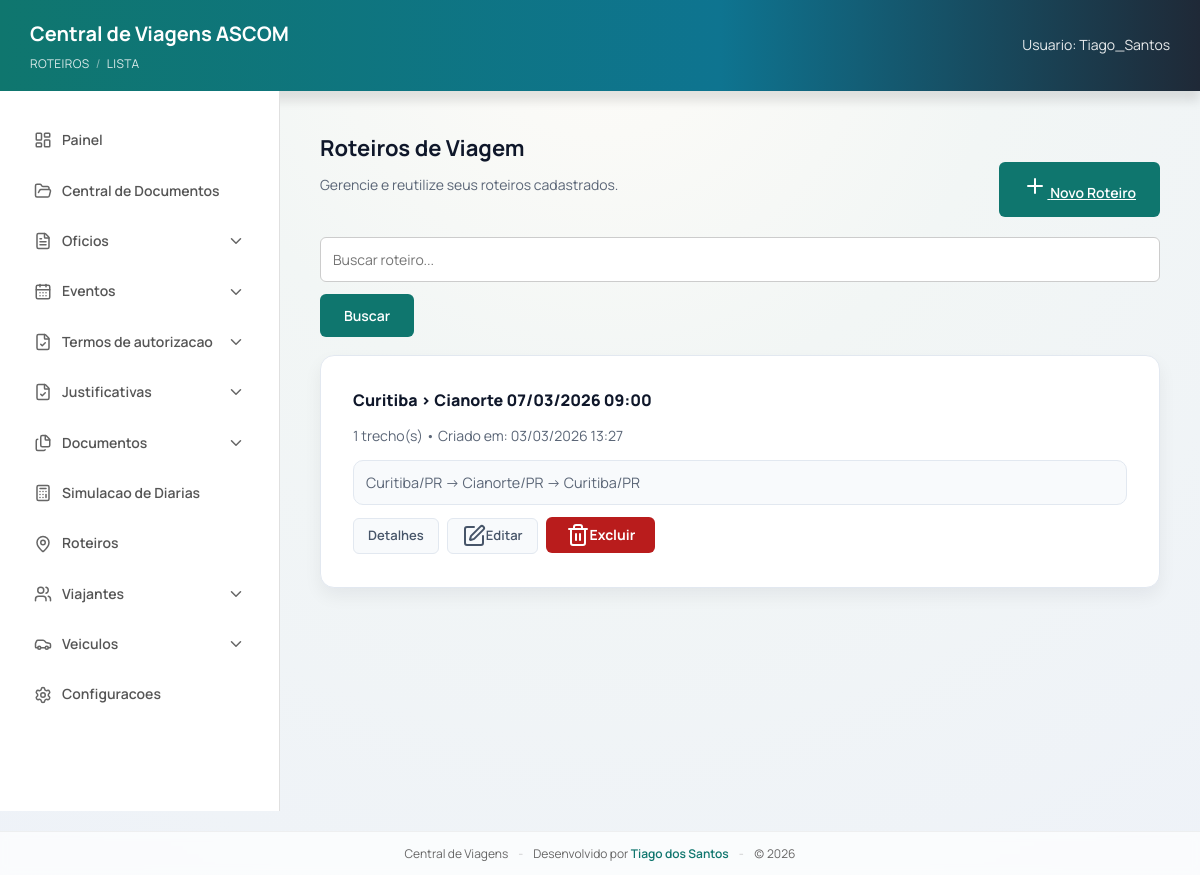
Before: /roteiros/ (signed in) with the older database file.
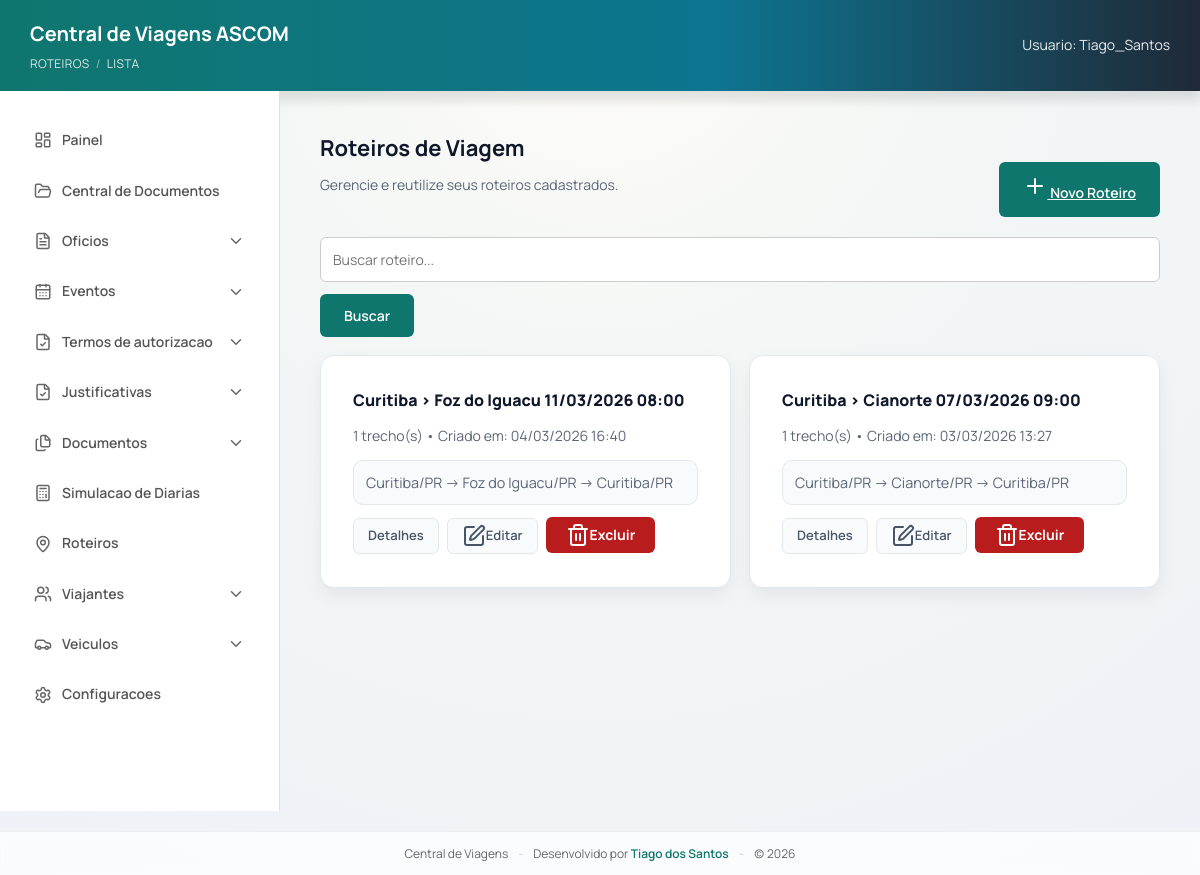
After: the same page with the newer database file.
### viagens/models.py (models this page shows, shortened)
class Roteiro(models.Model):
    class TipoDeslocamentoChoices(models.TextChoices):
        INTERIOR = "INTERIOR", "Interior"
        CAPITAL = "CAPITAL", "Capital"
        OUTRO = "OUTRO", "Outro"
    evento = models.ForeignKey(
        "Evento",
        on_delete=models.SET_NULL,
        null=True,
        blank=True,
        related_name="roteiros",
        verbose_name="Evento",
    )
    nome = models.CharField(max_length=300, blank=True, verbose_name="Nome do Roteiro")
    descricao = models.TextField(blank=True, verbose_name="Descricao")
    estado_sede = models.ForeignKey(
        Estado,
        on_delete=models.SET_NULL,
        null=True,
        blank=True,
        related_name="roteiros_sede_estado",
    )
    cidade_sede = models.ForeignKey(
        Cidade,
        on_delete=models.SET_NULL,
        null=True,
        blank=True,
        related_name="roteiros_sede_cidade",
    )
    uf_origem = models.CharField(max_length=2, default="PR", verbose_name="UF Origem")
    cidade_origem = models.CharField(max_length=100, verbose_name="Cidade Origem")
    uf_destino = models.CharField(max_length=2, default="PR", verbose_name="UF Destino")
    cidade_destino = models.CharField(max_length=100, verbose_name="Cidade Destino")
    retorno_saida_cidade = models.CharField(max_length=120, blank=True, default="")
    retorno_saida_data = models.DateField(null=True, blank=True)
    retorno_saida_hora = models.TimeField(null=True, blank=True)
    retorno_chegada_cidade = models.CharField(max_length=120, blank=True, default="")
    retorno_chegada_data = models.DateField(null=True, blank=True)
    retorno_chegada_hora = models.TimeField(null=True, blank=True)
    tempo_viagem = models.TimeField(
        null=True,
        blank=True,
        help_text="Duracao no formato HH:MM",
    )
    criado_automaticamente = models.BooleanField(
        default=False,
        help_text="True quando o roteiro e clonado automaticamente ao ser alterado no contexto de um oficio.",
    )
    distancia_km = models.DecimalField(
        max_digits=8,
        decimal_places=2,
        null=True,
        blank=True,
        verbose_name="Distancia (km)",
    )
    tipo_deslocamento = models.CharField(
        max_length=10,
        choices=TipoDeslocamentoChoices.choices,
        verbose_name="Tipo de Deslocamento",
    )
    criado_em = models.DateTimeField(auto_now_add=True, verbose_name="Criado em")
    atualizado_em = models.DateTimeField(auto_now=True, verbose_name="Atualizado em")
    ativo = models.BooleanField(default=True, verbose_name="Ativo")
    class Meta:
        ordering = ["-criado_em", "-id"]
        verbose_name = "Roteiro"
        verbose_name_plural = "Roteiros"
    @property
    def created_at(self):
        return self.criado_em
    def get_trechos_preview(self) -> str:
        trechos = list(self.trechos.order_by("ordem"))
        partes: list[str] = []
        if self.cidade_sede_nome and self.uf_origem:
            partes.append(f"{self.cidade_sede_nome}/{self.uf_origem}")
        for trecho in trechos:
            if trecho.destino_cidade_nome and trecho.destino_estado_sigla:
                partes.append(f"{trecho.destino_cidade_nome}/{trecho.destino_estado_sigla}")
        if self.cidade_sede_nome and self.uf_origem and trechos:
            partes.append(f"{self.cidade_sede_nome}/{self.uf_origem}")
        if not partes:
            return "Nenhum trecho definido"
        return " -> ".join(partes)
    @property
    def cidade_sede_obj(self):
        if self.cidade_sede_id:
            return self.cidade_sede
    @property
    def cidade_sede_nome(self) -> str:
        cidade = self.cidade_sede_obj
        return cidade.nome if cidade else (self.cidade_origem or "")

class TrechoRoteiro(models.Model):
    class ModalChoices(models.TextChoices):
        VEICULO_PROPRIO = "veiculo_proprio", "Veiculo Proprio"
        VEICULO_LOCADO = "veiculo_locado", "Veiculo Locado"
        ONIBUS = "onibus", "Onibus"
        AVIAO = "aviao", "Aviao"
        OUTRO = "outro", "Outro"
    roteiro = models.ForeignKey(
        Roteiro,
        on_delete=models.CASCADE,
        related_name="trechos",
        verbose_name="Roteiro",
    )
    ordem = models.PositiveIntegerField(default=1, verbose_name="Ordem")
    origem_estado = models.ForeignKey(
        Estado,
        on_delete=models.SET_NULL,
        null=True,
        blank=True,
        related_name="trechos_roteiro_origem_estado",
    )
    origem_cidade = models.ForeignKey(
        Cidade,
        on_delete=models.SET_NULL,
        null=True,
        blank=True,
        related_name="trechos_roteiro_origem_cidade",
    )
    destino_estado = models.ForeignKey(
        Estado,
        on_delete=models.SET_NULL,
        null=True,
        blank=True,
        related_name="trechos_roteiro_destino_estado",
    )
    destino_cidade = models.ForeignKey(
        Cidade,
        on_delete=models.SET_NULL,
        null=True,
        blank=True,
        related_name="trechos_roteiro_destino_cidade",
    )
    uf_origem = models.CharField(max_length=2, default="PR", verbose_name="UF Origem")
    cidade_origem = models.CharField(max_length=100, verbose_name="Cidade Origem")
    uf_destino = models.CharField(max_length=2, default="PR", verbose_name="UF Destino")
    cidade_destino = models.CharField(max_length=100, verbose_name="Cidade Destino")
    saida_data = models.DateField(null=True, blank=True)
    saida_hora = models.TimeField(null=True, blank=True)
    chegada_data = models.DateField(null=True, blank=True)
    chegada_hora = models.TimeField(null=True, blank=True)
    retorno_saida_data = models.DateField(null=True, blank=True)
    retorno_saida_hora = models.TimeField(null=True, blank=True)
    retorno_chegada_data = models.DateField(null=True, blank=True)
    retorno_chegada_hora = models.TimeField(null=True, blank=True)
    tempo_viagem_minutos = models.PositiveIntegerField(
        null=True,
        blank=True,
        help_text="Tempo estimado em minutos",
    )
    distancia_km = models.DecimalField(
        max_digits=8,
        decimal_places=2,
        null=True,
        blank=True,
        verbose_name="Distancia (km)",
    )
    modal = models.CharField(
        max_length=50,
        choices=ModalChoices.choices,
        default=ModalChoices.VEICULO_PROPRIO,
    )
    observacao = models.TextField(blank=True)
    class Meta:
        ordering = ["roteiro", "ordem", "id"]
        unique_together = [("roteiro", "ordem")]
        verbose_name = "Trecho do Roteiro"
        verbose_name_plural = "Trechos do Roteiro"
    @property
    def destino_cidade_nome(self):
        if self.destino_cidade_id:
            return self.destino_cidade.nome
        return self.cidade_destino
    @property
    def destino_estado_sigla(self):
        if self.destino_estado_id:
            return self.destino_estado.sigla
        return self.uf_destino

class Cidade(models.Model):
    nome = models.CharField(max_length=120)
    estado = models.ForeignKey(Estado, on_delete=models.CASCADE, related_name="cidades")

class Estado(models.Model):
    sigla = models.CharField(max_length=2, unique=True)
    nome = models.CharField(max_length=100)

### viagens/views/roteiros.py (the view, shortened to what this page needs)
# urls.py: path("roteiros/", views.roteiro_lista, name="roteiro_lista"),
@login_required
@require_http_methods(["GET"])
def roteiro_lista(request):
    q = (request.GET.get("q") or "").strip()
    roteiros = Roteiro.objects.filter(ativo=True).prefetch_related("trechos")
    roteiros = roteiros.order_by("-criado_em", "-id")
    paginator = Paginator(roteiros, 12)
    page_obj = paginator.get_page(request.GET.get("page"))
    return render(
        request,
        "viagens/roteiro_lista.html",
        {
            "roteiros": page_obj,
            "page_obj": page_obj,
            "q": q,
        },
    )

### viagens/context_processors.py (called while the page is built)
def mask_settings(request):
    return {
        "PROTOCOLO_MASK": getattr(settings, "PROTOCOLO_MASK", None),
        "CURRENT_YEAR": str(timezone.localdate().year),
    }

### viagens/templates/viagens/roteiro_lista.html (shortened to what this page needs)
{% extends "viagens/base.html" %}
{% load static %}
{% block breadcrumb %}
  Roteiros <span class="breadcrumb-sep">/</span> Lista
{% endblock %}
{% block content %}
  <div class="page-header">
    <div>
      <h2 class="page-title">Roteiros de Viagem</h2>
      <p class="page-subtitle">Gerencie e reutilize seus roteiros cadastrados.</p>
    </div>
    <div class="page-actions">
      <a href="{% url 'roteiro_novo' %}" class="btn-primary">
        <i data-lucide="plus"></i>
        Novo Roteiro
      </a>
    </div>
  </div>
  <form method="get" class="search-form">
    <input type="text" name="q" value="{{ q|default:'' }}" placeholder="Buscar roteiro..." class="input-field" />
    <button type="submit" class="btn-primary">Buscar</button>
  </form>
  <div class="roteiros-grid">
    {% for roteiro in page_obj %}
      <div class="card roteiro-card">
        <div class="roteiro-nome">{{ roteiro.nome }}</div>
        <div class="roteiro-meta">
          {% if roteiro.trechos.count %}
            {{ roteiro.trechos.count }} trecho(s) •
          {% endif %}
          Criado em: {{ roteiro.created_at|date:"d/m/Y H:i" }}
        </div>
        <div class="roteiro-preview">{{ roteiro.get_trechos_preview }}</div>
        <div class="roteiro-acoes">
          <a href="{% url 'roteiro_detalhe' roteiro.pk %}" class="btn-clear btn-small">Detalhes</a>
          <a href="{% url 'roteiro_editar' roteiro.pk %}" class="btn-clear btn-small">
            <i data-lucide="edit"></i>
            Editar
          </a>
          <form
            method="post"
            action="{% url 'roteiro_excluir' roteiro.pk %}"
            style="display:inline;"
            data-roteiro-delete-form
            data-roteiro-nome="{{ roteiro.nome }}"
          >
            <button
              type="submit"
              class="btn-danger btn-small"
              onclick="return confirm('Tem certeza que deseja remover este roteiro? Esta acao nao pode ser desfeita.')"
            >
              <i data-lucide="trash-2"></i>
              Excluir
            </button>
          </form>
        </div>
      </div>
    {% endfor %}
  </div>
{% endblock %}

Changed rows visible on the page:
added Roteiro: nome "Curitiba > Foz do Iguacu 11/03/2026 08:00", trechos.count "1", created_at "04/03/2026 16:40", get_trechos_preview "Curitiba/PR -> Foz do Iguacu/PR -> Curitiba/PR"
